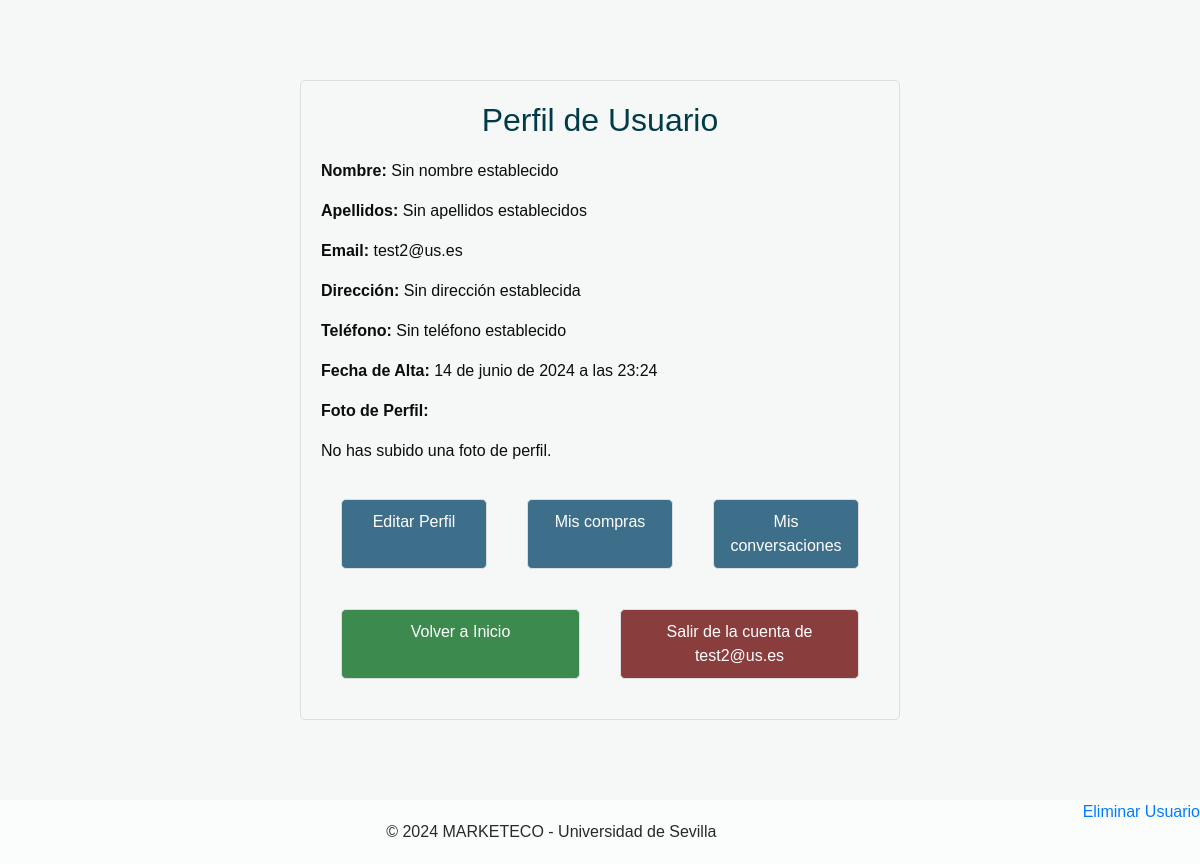
The app's page /usuarios/perfil/ (signed in) with its own data.
### Apps/Usuarios/models.py (models this page shows)
class Consumidor(AbstractUser):
    username = models.CharField('Username', blank=True, max_length=50)
    email = models.EmailField('Correo electrónico', unique=True, max_length=100)
    nombre = models.CharField('Nombre', max_length=254, blank=True, null=True)
    apellidos = models.CharField('Apellidos', max_length=254, blank=True, null=True)
    direccion = models.CharField('Direccion', max_length=255, blank=True, null=True)
    telefono = models.CharField('Teléfono', max_length=20, blank=True, null=True)
    fecha_alta = models.DateTimeField('Fecha de Alta', auto_now_add=True)
    photo = models.ImageField('Imagen de Perfil', upload_to='Usuarios/perfiles/', blank=True, null=True)
    photo_url = models.URLField('URL de Imagen de Perfil', blank=True, null=True)
    is_productor = models.BooleanField(default=False)
    is_active = models.BooleanField(default=True)
    is_staff = models.BooleanField(default=False)
    is_superuser = models.BooleanField(default=False)
    USERNAME_FIELD = 'email'
    REQUIRED_FIELDS = []
    objects = CustomUserManager()
    class Meta:
        verbose_name_plural = "Consumidores"

### Apps/Usuarios/views.py (the view)
# urls.py: path('usuarios/perfil/', usuarios_views.perfil, name='perfil'),
@login_required
def perfil(request):
    user = request.user
    if hasattr(user, 'productor'):
        user = user.productor
    context = {
        'user': user
    }
    if(isinstance(user, Productor)):
        return render(request, 'perfil_prod.html', context)
    else:
        return render(request, 'perfil.html', context)

### Apps/Usuarios/templates/perfil.html (shortened to what this page needs)
<!DOCTYPE html>
<html lang="en">
<head>
    <link rel="stylesheet" type="text/css" href="https://cdnjs.cloudflare.com/ajax/libs/OwlCarousel2/2.1.3/assets/owl.carousel.min.css" />
    <link rel="stylesheet" type="text/css" href="/../static/css/bootstrap.css"/>
    <link href="/../static/css/style.css" rel="stylesheet" />
    <link href="/../static/css/responsive.css" rel="stylesheet" />
</head>
<body>
    <div class="container_perfil">
        <div class="perfil_form">
            <h2>Perfil de Usuario</h2>
            <p><strong>Nombre:</strong> {{ user.nombre|default:"Sin nombre establecido" }}</p>
            <p><strong>Apellidos:</strong> {{ user.apellidos|default:"Sin apellidos establecidos" }}</p>
            <p><strong>Email:</strong> {{ user.email }}</p>
            <p><strong>Dirección:</strong> {{ user.direccion|default:"Sin dirección establecida" }}</p>
            <p><strong>Teléfono:</strong> {{ user.telefono|default:"Sin teléfono establecido" }}</p>
            <p><strong>Fecha de Alta:</strong> {{ user.fecha_alta }}</p>
            <p>
                <strong>Foto de Perfil:</strong><br>
                {% if user.photo_url %}
                    <img src="{{ user.photo_url }}" alt="Profile Picture" width="200">
                {% elif user.photo %}
                    <img src="{{ user.photo.url }}" alt="Foto de Perfil" width="200">
                {% else %}
                    <p> No has subido una foto de perfil.</p>
                {% endif %}
            </p>
            <div class="button_group">
                <a href="{% url 'edit_profile' %}" class="btn btn_pass">Editar Perfil</a>
                <a href="{% url 'mis_compras' %}" class="btn btn_pass">Mis compras</a>
                <a href="{% url 'lista_conversaciones' %}" class="btn btn_pass">Mis conversaciones</a>
            </div>
            <div class="button_group">
                <a href="/" class="btn">Volver a Inicio</a>
                <a href="/usuarios/signup/logout" class="btn btn-cancel">Salir de la cuenta de {{ user.username }}</a>
            </div>
        </div>
    </div>
    <a href="#" style="float: right; margin-right: 0px;"  onclick="confirmDelete()">Eliminar Usuario</a>
    <section class="container-fluid footer_section_perfil">
        <p>
        &copy;  2024 MARKETECO - Universidad de Sevilla </a>
        </p>
    </section>
</body>
</html>

### static/css/style.css (style rules this page uses)
body { font-family: "Poppins", sans-serif; color: #0c0c0c; background-color: #ffffff; }
a, a:hover, a:focus { text-decoration: none; }
.btn, .btn:focus { outline: none !important; -webkit-box-shadow: none; box-shadow: none; }

### Apps/Usuarios/templates/perfil.html (style rules this page uses)
body, html { height: 100%; margin: 0; font-family: Arial, sans-serif; justify-content: center; align-items: center; }
.container_perfil { background-color: #f6f8f7; height: 100vh; display: flex; justify-content: center; align-items: center; }
.perfil_form { width: 100%; padding: 20px; margin: 300px; border: 1px solid #ddd; border-radius: 5px; background-color: #f6f8f7; }
.perfil_form h2 { text-align: center; margin-bottom: 20px; color: #023b48; }
.btn { width: calc(100% - 22px); padding: 10px; margin: 20px; border: 1px solid #ddd; border-radius: 5px; box-sizing: border-box; background-color: #3d8a4f; color: #ffffff; cursor: pointer; transition: background-color 0.3s ease; }
.btn-cancel { width: calc(100% - 22px); padding: 10px; margin: 20px; border: 1px solid #ddd; border-radius: 5px; box-sizing: border-box; background-color: #8a3d3d; color: #ffffff; cursor: pointer; transition: background-color 0.3s ease; }
.btn_pass { border: 1px solid #ddd; background-color: #3d6f8a; color: #ffffff; }
.button_group { display: flex; justify-content: center; }
.footer_section_perfil { background-color: #fbfdfd; padding: 20px; font-weight: 500; }
.footer_section_perfil p { color: #292929; margin: 0; text-align: center; }

### records on screen
Consumidor: nombre "Sin nombre establecido", apellidos "Sin apellidos establecidos", email "test2@us.es", direccion "Sin dirección establecida", telefono "Sin teléfono establecido", fecha_alta "14 de junio de 2024 a las 23:24", username "test2@us.es"
